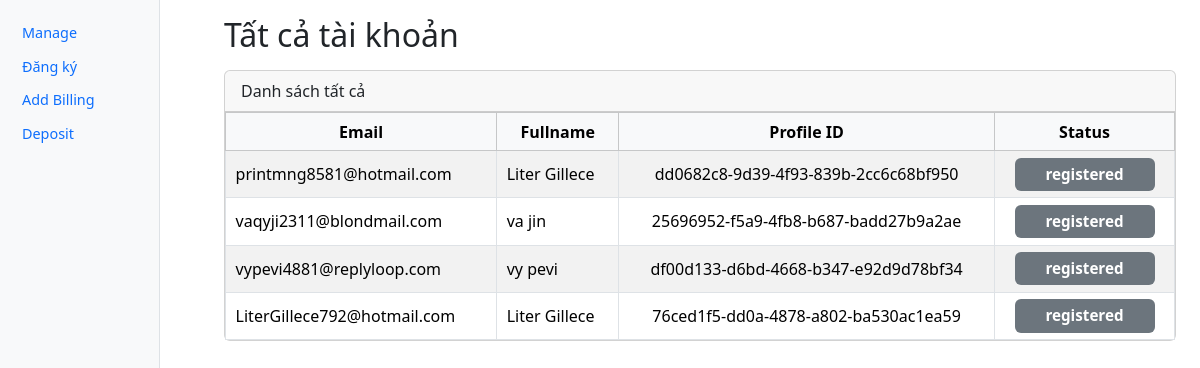
/, run on an earlier commit of the app's database.
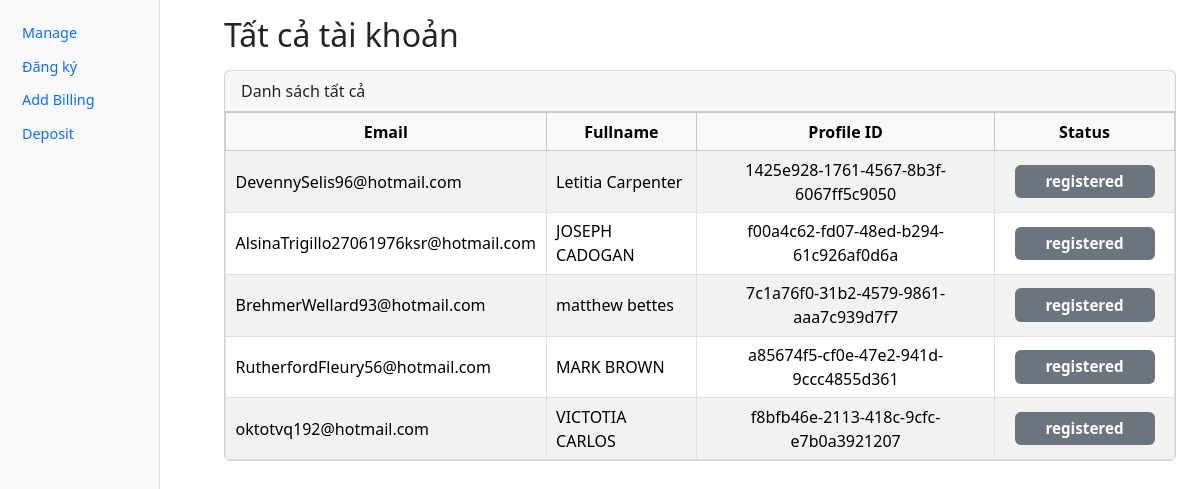
And on a later commit of the database.
### tables this page shows
CREATE TABLE accounts (
        id INTEGER PRIMARY KEY AUTOINCREMENT,
        email TEXT NOT NULL,
        password TEXT NOT NULL,
        fullname TEXT,
        status TEXT DEFAULT 'idle',   -- idle | running | registered | error
        profile_id TEXT,
        proxy TEXT,
        created_at TIMESTAMP DEFAULT CURRENT_TIMESTAMP
    , address TEXT, city TEXT, state TEXT, zipcode TEXT);

### app.py (the view)
@app.get("/", response_class=HTMLResponse)
def index(request: Request):
    rows = get_accounts()
    return templates.TemplateResponse("index.html", {
        "request": request,
        "accounts": rows,
        "active": "home",
        "title": "Tất cả tài khoản"
    })

### templates/index.html (shortened to what this page needs)
{% extends "base.html" %}
{% block content %}
<h2 class="mb-3">Tất cả tài khoản</h2>
<div class="card">
  <div class="card-header">Danh sách tất cả</div>
  <div class="card-body p-0">
    <div class="table-responsive">
      <table class="table table-striped table-bordered mb-0 align-middle">
        <thead class="table-light text-center">
        <tr>
          <th>Email</th>
          <th>Fullname</th>
          <th>Profile ID</th>
          <th>Status</th>
        </tr>
        </thead>
        <tbody>
        {% for acc in accounts %}
          <tr data-id="{{ acc['id'] }}">
            <td>{{ acc['email'] }}</td>
            <td>{{ acc['fullname'] }}</td>
            <td class="profile text-center">{{ acc['profile_id'] or "-" }}</td>
            <td class="status text-center">
              <span class="badge bg-secondary">{{ acc['status'] }}</span>
            </td>
          </tr>
        {% endfor %}
        </tbody>
      </table>
    </div>
  </div>
</div>
{% endblock %}

### templates/base.html (shortened to what this page needs)
<!doctype html>
<html lang="vi">
<head>
  <link href="https://cdn.jsdelivr.net/npm/bootstrap@5.3.3/dist/css/bootstrap.min.css" rel="stylesheet">
  <link href="/static/style.css" rel="stylesheet">
</head>
<body>
<div class="container-fluid">
  <div class="row">
<nav class="col-2 col-md-2 d-none d-md-block bg-light sidebar vh-100">
  <div class="position-sticky pt-3">
    <ul class="nav flex-column">
      <li class="nav-item">
        <a class="nav-link {% if active=='manage' %}active fw-bold{% endif %}" href="/manage">
          Manage
        </a>
      </li>
      <li class="nav-item">
        <a class="nav-link {% if active=='register' %}active fw-bold{% endif %}" href="/register">
          Đăng ký
        </a>
      </li>
      <li class="nav-item">
        <a class="nav-link {% if active=='billing' %}active fw-bold{% endif %}" href="/billing">
          Add Billing
        </a>
      </li>
      <li class="nav-item">
        <a class="nav-link {% if active=='deposit' %}active fw-bold{% endif %}" href="/deposit">
          Deposit
        </a>
      </li>
    </ul>
  </div>
</nav>
    <main class="col-md-10 ms-sm-auto col-lg-10 px-md-4 py-3">
      {% block content %}{% endblock %}
    </main>
  </div>
</div>
</body>
</html>

### static/style.css (style rules this page uses)
.sidebar { width: 160px; border-right: 1px solid #dee2e6; background-color: #f8f9fa; }
.sidebar .nav-link { font-size: 0.9rem; padding: 6px 10px; }
main { margin-left: 160px; }
.table td.status, .table th.status { width: 180px; text-align: center; }
.table td.status .badge { display: inline-block; min-width: 140px; font-size: 0.95rem; padding: 0.6em 0.8em; }
.table td, .table th { padding: 0.4rem 0.6rem; vertical-align: middle; }

What changed in the data, as far as the page shows it:
removed accounts: email "printmng8581@hotmail.com", fullname "Liter Gillece", profile "dd0682c8-9d39-4f93-839b-2cc6c68bf950", status "registered"
removed accounts: email "vaqyji2311@blondmail.com", fullname "va jin", profile "25696952-f5a9-4fb8-b687-badd27b9a2ae", status "registered"
removed accounts: email "vypevi4881@replyloop.com", fullname "vy pevi", profile "df00d133-d6bd-4668-b347-e92d9d78bf34", status "registered"
removed accounts: email "LiterGillece792@hotmail.com", fullname "Liter Gillece", profile "76ced1f5-dd0a-4878-a802-ba530ac1ea59", status "registered"
added accounts: email "DevennySelis96@hotmail.com", fullname "Letitia Carpenter", profile "1425e928-1761-4567-8b3f-6067ff5c9050", status "registered"
added accounts: email "AlsinaTrigillo27061976ksr@hotmail.com", fullname "JOSEPH CADOGAN", profile "f00a4c62-fd07-48ed-b294-61c926af0d6a", status "registered"
added accounts: email "BrehmerWellard93@hotmail.com", fullname "matthew bettes", profile "7c1a76f0-31b2-4579-9861-aaa7c939d7f7", status "registered"
added accounts: email "RutherfordFleury56@hotmail.com", fullname "MARK BROWN", profile "a85674f5-cf0e-47e2-941d-9ccc4855d361", status "registered"
added accounts: email "oktotvq192@hotmail.com", fullname "VICTOTIA CARLOS", profile "f8bfb46e-2113-418c-9cfc-e7b0a3921207", status "registered"
